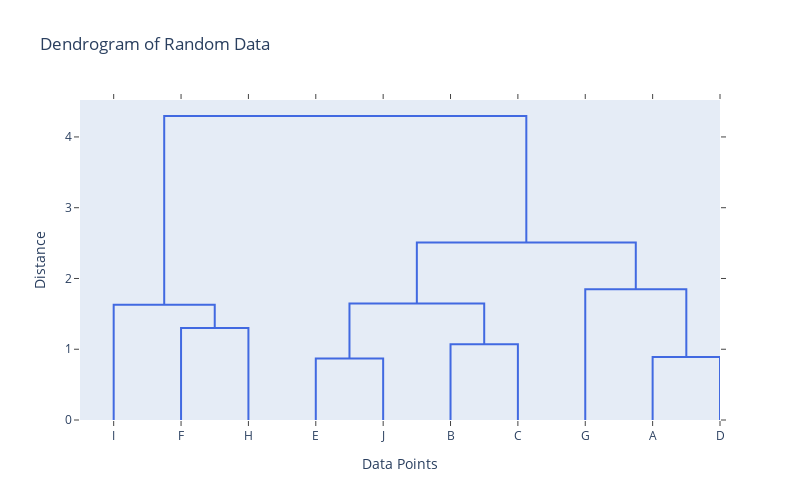

The cell this chart's notebook holds for it:
### Code cell
import plotly.figure_factory as ff
import numpy as np

# Sample data: Random Gaussian distribution data
data = np.random.rand(10,10)
data = np.dot(data, data.T)  # Create a symmetric matrix

# Create a dendrogram
fig = ff.create_dendrogram(data, labels=["A", "B", "C", "D", "E", "F", "G", "H", "I", "J"])
fig.update_layout(width=800, height=500, title_text="Dendrogram of Random Data",
                  xaxis_title="Data Points", yaxis_title="Distance")

# Style enhancements
fig.update_traces(marker=dict(color='royalblue', size=12),
                  line=dict(width=2))
fig.show()

### Figure 1 — Plotly figure (JSON) as saved in the notebook; plotly's stock layout.template omitted (floating-point values rounded to 4 significant figures)
{"data": [{"hoverinfo": "text", "line": {"width": 2}, "marker": {"color": "royalblue", "size": 12}, "mode": "lines", "type": "scatter", "x": [15, 15, 25, 25], "xaxis": "x", "y": [0, 1.299, 1.299, 0], "yaxis": "y"}, {"hoverinfo": "text", "line": {"width": 2}, "marker": {"color": "royalblue", "size": 12}, "mode": "lines", "type": "scatter", "x": [5, 5, 20, 20], "xaxis": "x", "y": [0, 1.63, 1.63, 1.299], "yaxis": "y"}, {"hoverinfo": "text", "line": {"width": 2}, "marker": {"color": "royalblue", "size": 12}, "mode": "lines", "type": "scatter", "x": [35, 35, 45, 45], "xaxis": "x", "y": [0, 0.868, 0.868, 0], "yaxis": "y"}, {"hoverinfo": "text", "line": {"width": 2}, "marker": {"color": "royalblue", "size": 12}, "mode": "lines", "type": "scatter", "x": [55, 55, 65, 65], "xaxis": "x", "y": [0, 1.07, 1.07, 0], "yaxis": "y"}, {"hoverinfo": "text", "line": {"width": 2}, "marker": {"color": "royalblue", "size": 12}, "mode": "lines", "type": "scatter", "x": [40, 40, 60, 60], "xaxis": "x", "y": [0.868, 1.648, 1.648, 1.07], "yaxis": "y"}, {"hoverinfo": "text", "line": {"width": 2}, "marker": {"color": "royalblue", "size": 12}, "mode": "lines", "type": "scatter", "x": [85, 85, 95, 95], "xaxis": "x", "y": [0, 0.8886, 0.8886, 0], "yaxis": "y"}, {"hoverinfo": "text", "line": {"width": 2}, "marker": {"color": "royalblue", "size": 12}, "mode": "lines", "type": "scatter", "x": [75, 75, 90, 90], "xaxis": "x", "y": [0, 1.848, 1.848, 0.8886], "yaxis": "y"}, {"hoverinfo": "text", "line": {"width": 2}, "marker": {"color": "royalblue", "size": 12}, "mode": "lines", "type": "scatter", "x": [50, 50, 82.5, 82.5], "xaxis": "x", "y": [1.648, 2.508, 2.508, 1.848], "yaxis": "y"}, {"hoverinfo": "text", "line": {"width": 2}, "marker": {"color": "royalblue", "size": 12}, "mode": "lines", "type": "scatter", "x": [12.5, 12.5, 66.25, 66.25], "xaxis": "x", "y": [1.63, 4.296, 4.296, 2.508], "yaxis": "y"}], "layout": {"autosize": false, "height": 500, "hovermode": "closest", "showlegend": false, "title": {"text": "Dendrogram of Random Data"}, "width": 800, "xaxis": {"mirror": "allticks", "rangemode": "tozero", "showgrid": false, "showline": true, "showticklabels": true, "tickmode": "array", "ticks": "outside", "ticktext": ["I", "F", "H", "E", "J", "B", "C", "G", "A", "D"], "tickvals": [5, 15, 25, 35, 45, 55, 65, 75, 85, 95], "title": {"text": "Data Points"}, "type": "linear", "zeroline": false}, "yaxis": {"mirror": "allticks", "rangemode": "tozero", "showgrid": false, "showline": true, "showticklabels": true, "ticks": "outside", "title": {"text": "Distance"}, "type": "linear", "zeroline": false}}}
